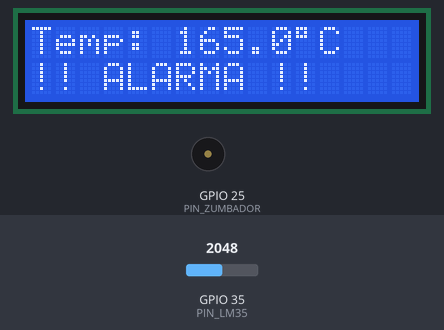
The sketch below on a simulated ESP32. Parts: 16×2 character LCD, buzzer (waves = sounding). The test bench sets the inputs (shaded band); at power-on: GPIO 35 (PIN_LM35) = 2048. What the sketch prints to the serial monitor is not drawn.

Above: at 2.7 s.
2.8 s: GPIO 35 (PIN_LM35) set to 369
At 2.99 s:
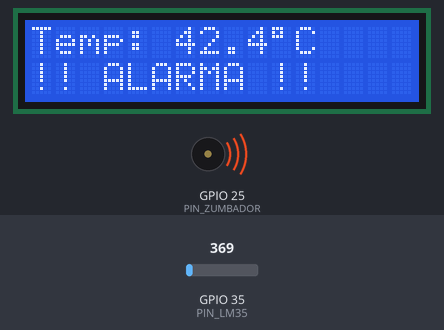
4.3 s: GPIO 35 (PIN_LM35) set to 321
At 5.8 s:
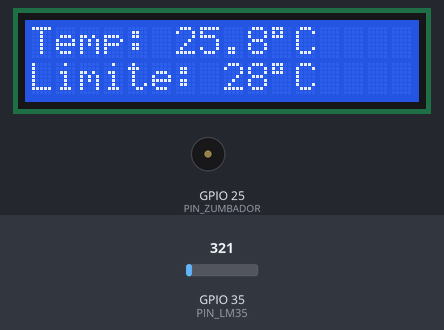
6.1 s: GPIO 35 (PIN_LM35) set to 491
At 6.87 s:
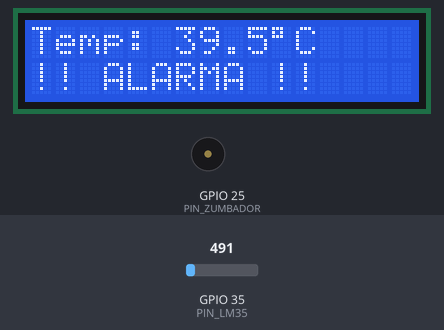
Timing chart, 0 to 13.9 s (numbered marks = the images above; inputs shaded):
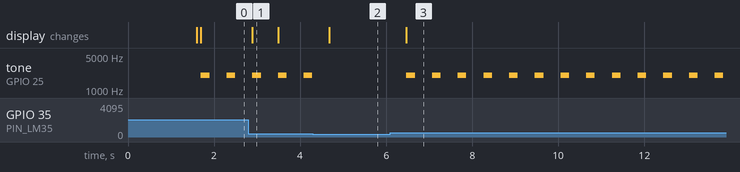

The sketch:

P4_Termometro.ino
```cpp
/*
  PROYECTO 4 - TERMÓMETRO CON ALARMA
  CFGB Informática y Comunicaciones · Módulo 3015
  Placa: ACEBOTT ESP32 Plus (en Arduino IDE: "ESP32 Dev Module")
  Librería necesaria: "LiquidCrystal I2C" de Frank de Brabander

  CONEXIONES (interruptor de la placa en 5V, para que la LCD se vea bien):
    Sensor LM35:  G -> G de la fila 35 del bloque ANALOG
                  S -> S de la fila 35 del bloque ANALOG (GPIO 35)
                  V -> pin 5V del conector POWER (el LM35 necesita 4 V o más)
    LCD1602 I2C:  GND/VCC/SDA/SCL -> fila 1 del bloque I2C (G-V-SDA-SCL)
    Zumbador pasivo -> conector G-V-S del GPIO 25

  FUNCIONAMIENTO: la LCD muestra la temperatura. Si supera la
  TEMP_ALARMA suena un pitido intermitente y la LCD muestra "ALARMA".
  La salida del LM35 es 10 mV por grado (25 °C = 250 mV): nunca pasa de
  1 V, así que es segura para la entrada de 3,3 V del ESP32.
*/

#include <Wire.h>
#include <LiquidCrystal_I2C.h>

const int PIN_LM35 = 35;
const int PIN_ZUMBADOR = 25;
const float TEMP_ALARMA = 28.0;   // ºC. Pellizca el sensor para probarla

LiquidCrystal_I2C lcd(0x27, 16, 2);  // dirección 0x27, 16 columnas, 2 filas

// Lee el LM35 haciendo la media de 32 medidas (en milivoltios)
float leerTemperatura() {
  long suma = 0;
  for (int i = 0; i < 32; i++) { suma += analogReadMilliVolts(PIN_LM35); delay(2); }
  float mV = suma / 32.0;
  return mV / 10.0;                // 10 mV = 1 ºC
}

void setup() {
  Serial.begin(115200);
  analogSetPinAttenuation(PIN_LM35, ADC_11db);
  pinMode(PIN_ZUMBADOR, OUTPUT);
  Wire.begin(21, 22);              // SDA = GPIO 21, SCL = GPIO 22
  lcd.init();
  lcd.backlight();
  lcd.setCursor(0, 0); lcd.print("Termometro ESP32");
  lcd.setCursor(0, 1); lcd.print("Portal docente  ");
  delay(1500);
  lcd.clear();
}

void loop() {
  float t = leerTemperatura();
  bool alarma = (t >= TEMP_ALARMA);

  // Fila 1: temperatura
  lcd.setCursor(0, 0);
  lcd.print("Temp: ");
  lcd.print(t, 1);
  lcd.print((char)223);            // símbolo de grado en la LCD
  lcd.print("C   ");

  // Fila 2: estado
  lcd.setCursor(0, 1);
  if (alarma) lcd.print("!! ALARMA !!    ");
  else { lcd.print("Limite: "); lcd.print(TEMP_ALARMA, 0); lcd.print((char)223); lcd.print("C  "); }

  Serial.print("Temperatura = "); Serial.print(t, 1);
  Serial.println(alarma ? " C  -> ALARMA" : " C  -> normal");

  if (alarma) {                    // pitido de 200 ms
    tone(PIN_ZUMBADOR, 2000);
    delay(200);
    noTone(PIN_ZUMBADOR);
    delay(300);
  } else {
    delay(500);
  }
}
```

Measured:
- the behaviour switches between 348 and 347 on GPIO 35 (PIN_LM35) (found by bisection; images 1 and 2)
- after the input at 2.8 s, the display: changes after 0.09 s (image 1)
- after the input at 4.3 s, tone on GPIO 25 (PIN_ZUMBADOR): stops changing and stays silent; the display: changes after 0.38 s (image 2)
- after the input at 6.1 s, tone on GPIO 25 (PIN_ZUMBADOR): alternates 2000 Hz for 0.20 s and silent for 0.40 s, starting after 0.37 s; the display: changes after 0.37 s (image 3)
- by itself, tone on GPIO 25 (PIN_ZUMBADOR): alternates 2000 Hz for 0.20 s and silent for 0.40 s
- what the display in image 1 shows lasts 0.6 s, from 2.9 s to 3.5 s
